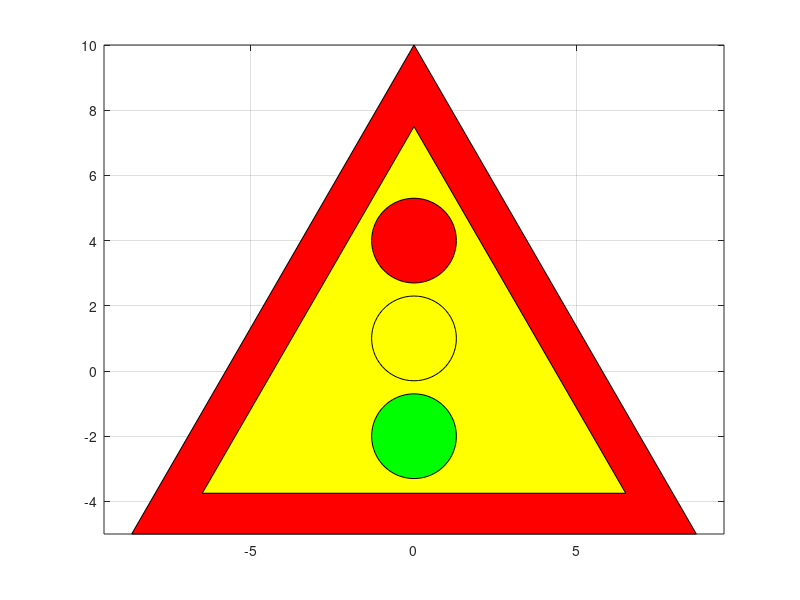

MATLAB code to generate this figure:
%Author: Novanator Jan 2013
%Road Signs

%Triangle2

clf

%Traffic lights
h=10*sqrt(3)/2
xu=h*[0 1 -1 0];
yu=[10 -5 -5 10];

xi=0.75*xu; yi=0.75*yu;

fill(xu,yu,'r'), hold on 	
fill(xi,yi,'y') 			
axis equal

%circles
v=0:2*pi/60:2*pi;
R=1.3;
RR=3
xcirc=R*cos(v); ycirc=R*sin(v);
xbigcirc=RR*cos(v); ybigcirc=RR*sin(v);
fill(0+xcirc,4+ycirc,'r')
fill(0+xcirc,1+ycirc,'y')
fill(0+xcirc,-2+ycirc,'g')

grid on
